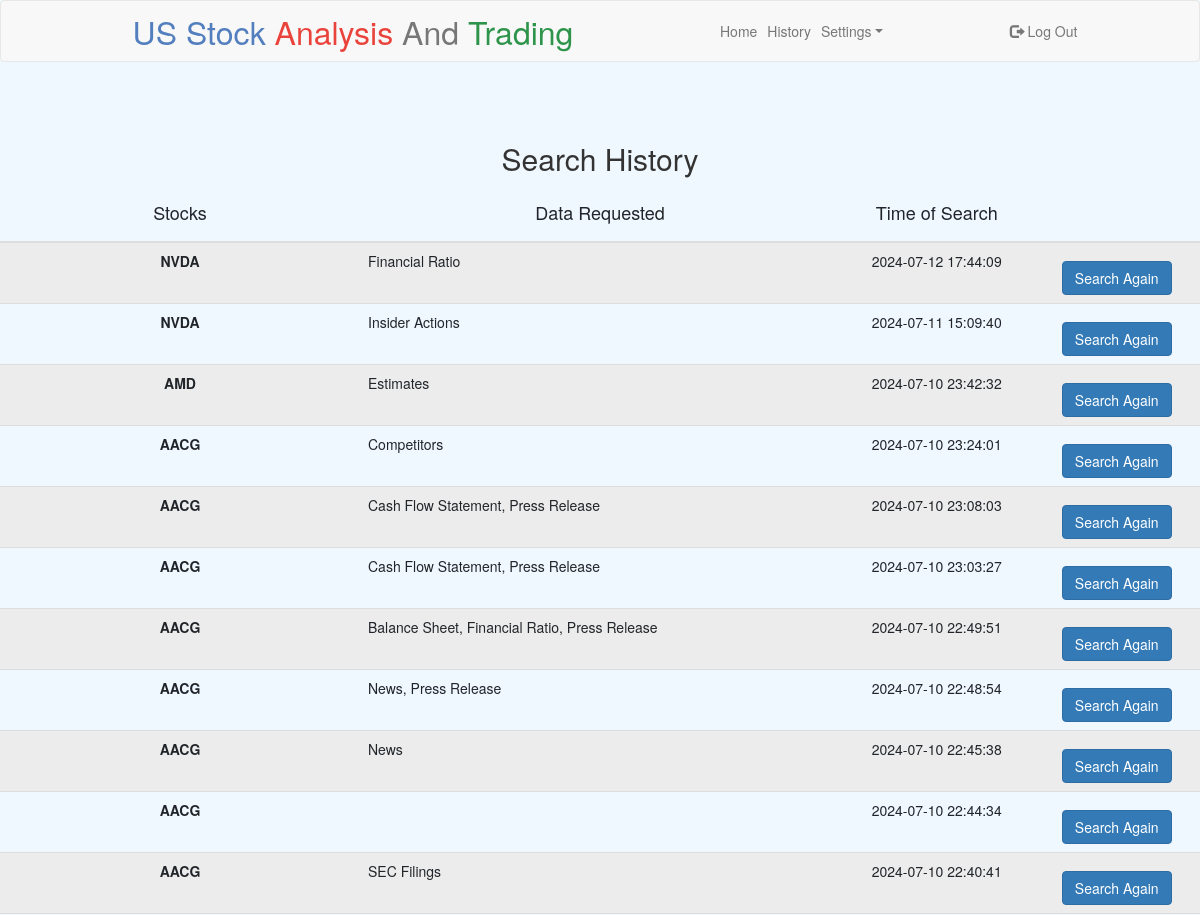
/history (signed in, upper part), run on an earlier commit of the app's database.
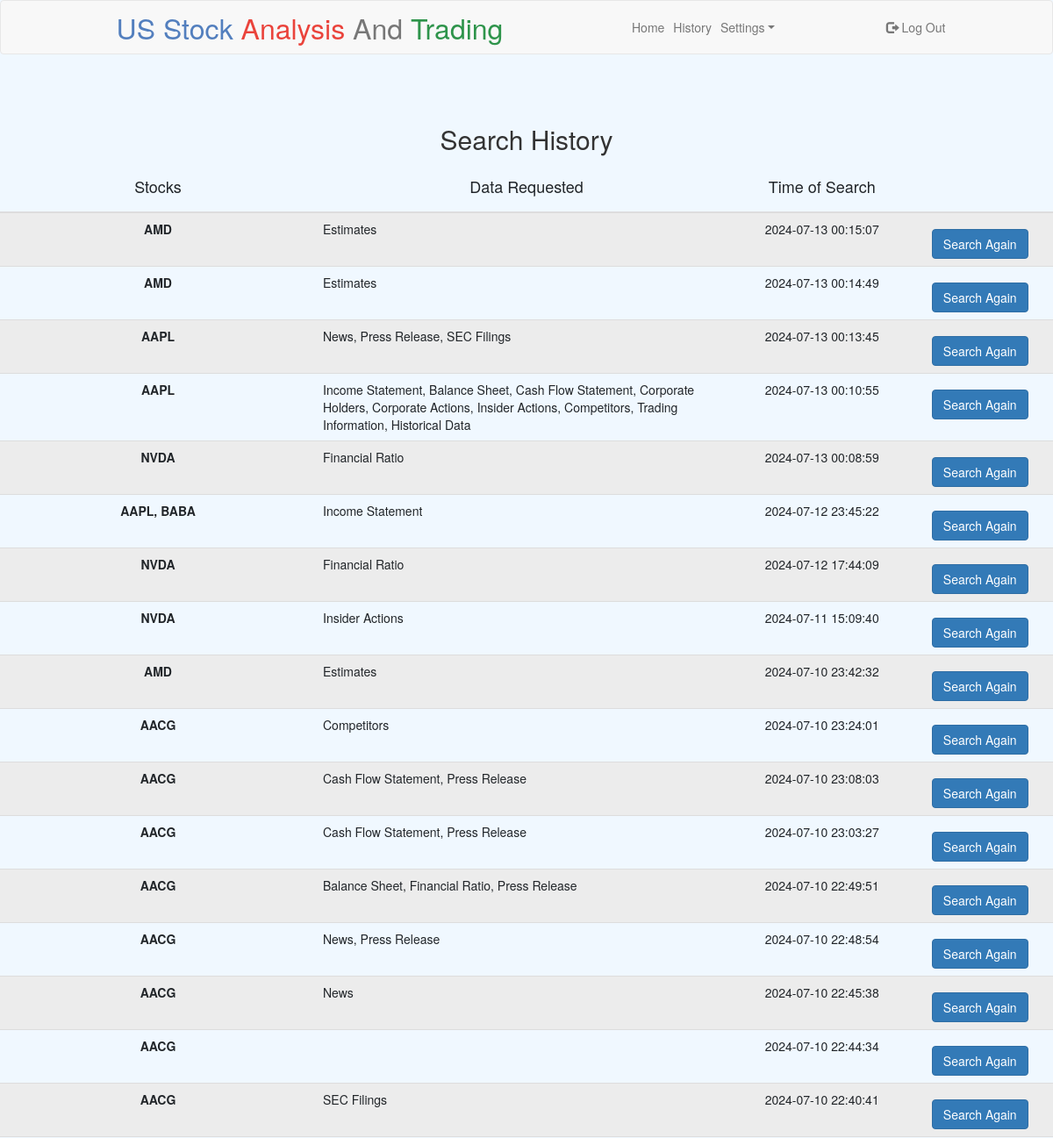
And on a later commit of the database.
### tables this page shows
CREATE TABLE search_history(id integer primary key autoincrement, s_comp, s_content, user_id, time, FOREIGN KEY(user_id) REFERENCES users(id));

### app.py (the view)
@app.route('/history', methods=['GET', 'POST'])
@login_required
def history():
    id = session.get("user_id")
    if request.method == 'POST':
        id = session.get("user_id")
        data = request.form.get('search').split(sep=';')
        stocks = [data[0]]
        request_data = [data[1]]
        metatable, est_data, est_name, news_data, pr_data, sec_data, request_data, data_id_name, fig = run_result(
            stocks, request_data)
        db.execute("INSERT INTO search_history (user_id, s_comp, s_content, time) VALUES (?, ?, ?, ?)",
                   id, ', '.join(stocks), ', '.join(request_data), datetime.now())
        return render_template("results.html", all_table=[table.to_html(classes='table table-stripped table-hover table-responsive') for table in metatable], est=[estimates.to_html(classes='table table-stripped') for estimates in est_data], est_no=range(len(est_name)), est_name=est_name, news=news_data, pr=pr_data, sec=sec_data, name=request_data, id_name=data_id_name, number=range(len(request_data)), fig=fig.to_html())
    else:
        history = db.execute(
            'SELECT * FROM search_history WHERE user_id = ? ORDER BY id DESC', id)
        return render_template('history.html', history=history)

### app.py (called while the page is built)
@app.after_request
def after_request(response):
    response.headers["Cache-Control"] = "no-cache, no-store, must-revalidate"
    response.headers["Expires"] = 0
    response.headers["Pragma"] = "no-cache"
    return response

def login_required(f):
    @wraps(f)
    def decorated_function(*args, **kwargs):
        if session.get("user_id") is None:
            return redirect("/login")
        return f(*args, **kwargs)
    return decorated_function

### templates/history.html (shortened to what this page needs)
{% extends "layout.html" %}
{% block content %}
<h2>Search History</h2>
<div>
    <table class="table table-striped table-hover table-responsive">
        <thead>
            <tr>
                <th class="text-center" style="width:30%">
                    <h4>Stocks</h4>
                </th>
                <th class="text-center" style="width:40%">
                    <h4>Data Requested</h4>
                </th>
                <th class="text-center" style="width:10">
                    <h4>Time of Search</h4>
                </th>
                <th class="text-center" style="width:10">
                </th>
            </tr>
        </thead>
        <tbody>
            {% for row in history %}
            <tr>
                <td class="text-center"><strong>{{ row['s_comp'] }}</strong></td>
                <td>{{ row['s_content'] }}</td>
                <td class="text-center">{{ row['time'] }}</td>
                <td class="text-center">
                    <form method="post">
                        <button type="submit" class="btn btn-primary mt-3" name="search"
                            value="{{ row['s_comp'] }};{{ row['s_content'] }}">Search Again</button>
                    </form>
                </td>
            </tr>
            {% endfor %}
        </tbody>
    </table>
</div>
{% endblock %}

### templates/layout.html (shortened to what this page needs)
<!DOCTYPE html>
<html>
<head>
    <link href="https://cdn.jsdelivr.net/npm/bootstrap@5.2.3/dist/css/bootstrap.min.css" rel="stylesheet"
>
    <link rel="stylesheet" href="/static/style.css">
    <link rel="stylesheet" href="https://maxcdn.bootstrapcdn.com/bootstrap/3.4.1/css/bootstrap.min.css">
</head>
<body class="custom-navbar">
    <nav class="navbar navbar-default navbar navbar-expand-lg">
        <div class="container-fluid">
            <div class="navbar-header">
                <a class="navbar-brand" href="/"><span class="blue">US Stock </span><span class="red">Analysis
                    </span><span class="dark">And </span><span class="green">Trading </span></a>
            </div>
            {% if session["user_id"] %}
            <ul class="nav navbar-nav">
                <li><a class="nav-link" href="/">
                        <h7>Home</h7>
                    </a></li>
                <li><a class="nav-link" href="/history">History</a></li>
                <li class="nav-item dropdown">
                    <a class="nav-link dropdown-toggle" href="#" role="button" data-bs-toggle="dropdown">Settings</a>
                </li>
            </ul>
            <ul class="nav navbar-nav navbar-right">
                <li><a class="nav-link" href="/logout">
                        <span class="glyphicon glyphicon-log-out"></span>
                        Log Out</a></li>
            </ul>
            {% endif %}
        </div>
    </nav>
    <br><br>
    <main>
        {% block content %}
        {% endblock %}
    </main>
</body>
</html>

### static/style.css (style rules this page uses)
body { font-family: Arial, sans-serif; margin: 20px; }
h1, h2, h3, h4, h5 { text-align: center; font-weight: bold; }
form { text-align: center; }
table { width: 100%; border-collapse: collapse; }
th, td { padding: 8px; text-align: left; border-bottom: 1px solid #ddd; }
th { background-color: #f2f2f2; }
nav .navbar-brand { font-size: xx-large; }
nav .navbar-brand .blue { color: #537fbe; }
nav .navbar-brand .red { color: #ea433b; }
nav .navbar-brand .green { color: #2e944b; }
.custom-navbar { background-color: #F0F8FF; }

What changed in the data, as far as the page shows it:
added search_history: s_comp "AMD", s_content "Estimates", time "2024-07-13 00:15:07"
added search_history: s_comp "AMD", s_content "Estimates", time "2024-07-13 00:14:49"
added search_history: s_comp "AAPL", s_content "News, Press Release, SEC Filings", time "2024-07-13 00:13:45"
added search_history: s_comp "AAPL", s_content "Income Statement, Balance Sheet, Cash Flow Statement, Corporate Holders, Corporate Actions, Insider Actions, Competitors, Trading Information, Historical Data", time "2024-07-13 00:10:55"
added search_history: s_comp "NVDA", s_content "Financial Ratio", time "2024-07-13 00:08:59"
added search_history: s_comp "AAPL, BABA", s_content "Income Statement", time "2024-07-12 23:45:22"
